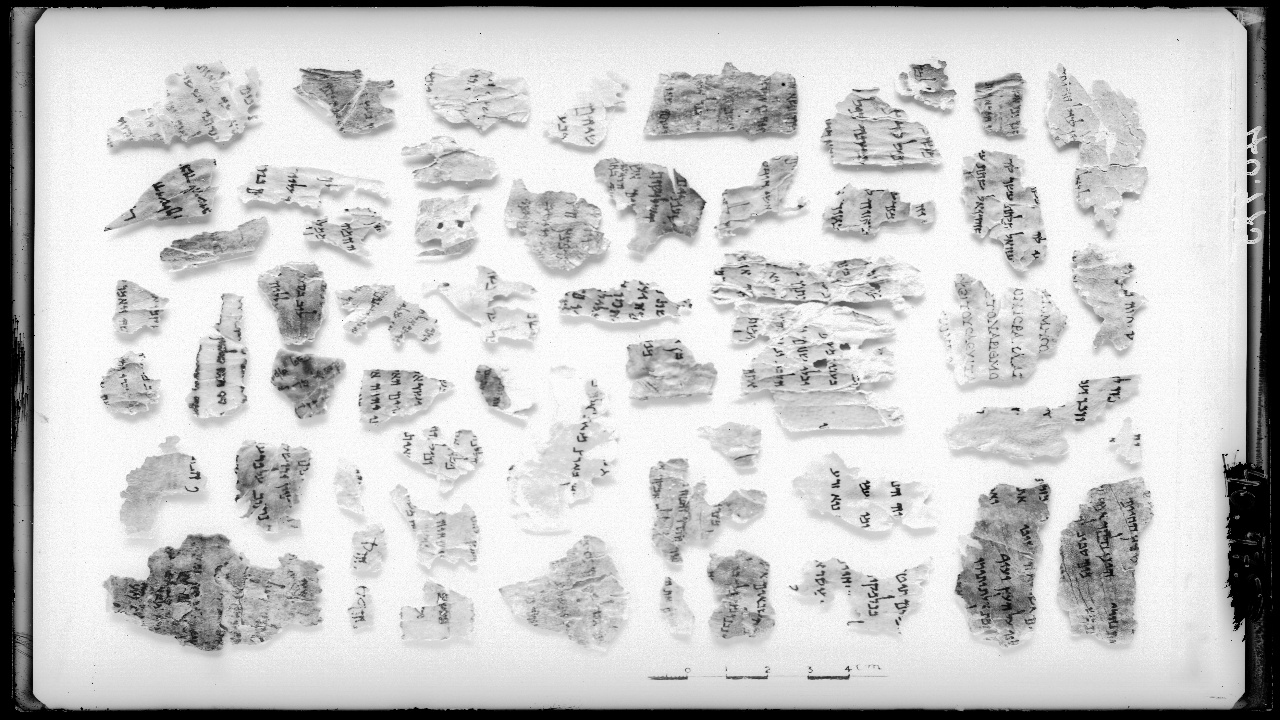
#> input picture Dead_Sea_Project/Image_Processing_Project/M40975-1-E.jpg, 1280 x 720 px
$ python with_watershed.py   (older library calls are emulated)
#> lines starting #> are read from the running program, lines starting #| are printed output that depends on the picture; after the words box and inside, x2 and y2 are one past the last pixel; in counts of white or black regions, pixels touching at a corner belong together
import cv2
import numpy as np
from scipy import ndimage as ndi
from skimage.feature import peak_local_max
from skimage.segmentation import watershed
import matplotlib.pyplot as plt
import skimage.io
import skimage.color
import skimage.filters
import skimage.measure
from skimage.measure import label, regionprops, regionprops_table
from PIL import Image
from PIL import ImageFont
from PIL import ImageDraw

def apply_watershed_segmentation(original_filename, mask_filename):
    """
    Apply watershed segmentation to an image based on a binary mask.

    Parameters:
        original_filename (str): The filename of the original image (with its extension).
        mask_filename (str): The filename of the binary mask image (with its extension).

    Returns:
        None
    """
#> called with original_filename = 'M40975-1-E.jpg', mask_filename = 'mask_M40975-1-E.jpg'
    # Read and preprocess the image
    og_img = cv2.imread(original_filename)
#> og_img is the input picture: shape (720, 1280, 3); min 0, max 255, mean 201.3
    img = cv2.imread(mask_filename)
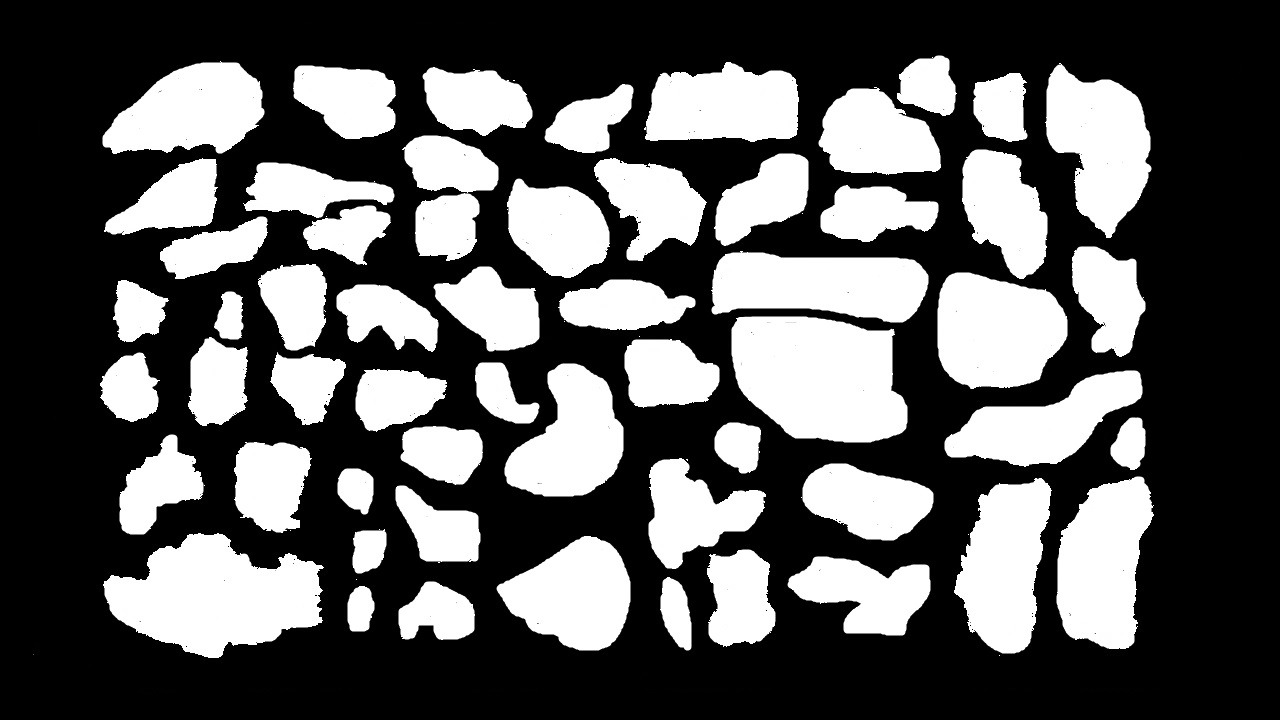
#> input picture Dead_Sea_Project/Image_Processing_Project/mask_M40975-1-E.jpg, 1280 x 720 px
#> img is the input picture: shape (720, 1280, 3); min 0, max 255, mean 92

    gray = cv2.cvtColor(img, cv2.COLOR_BGR2RGB)
    filtro = cv2.pyrMeanShiftFiltering(img, 20, 40)
    gray = cv2.cvtColor(filtro, cv2.COLOR_BGR2GRAY)
    gray = np.invert(gray)
    _, thresh = cv2.threshold(gray, 0, 255, cv2.THRESH_BINARY_INV + cv2.THRESH_OTSU)
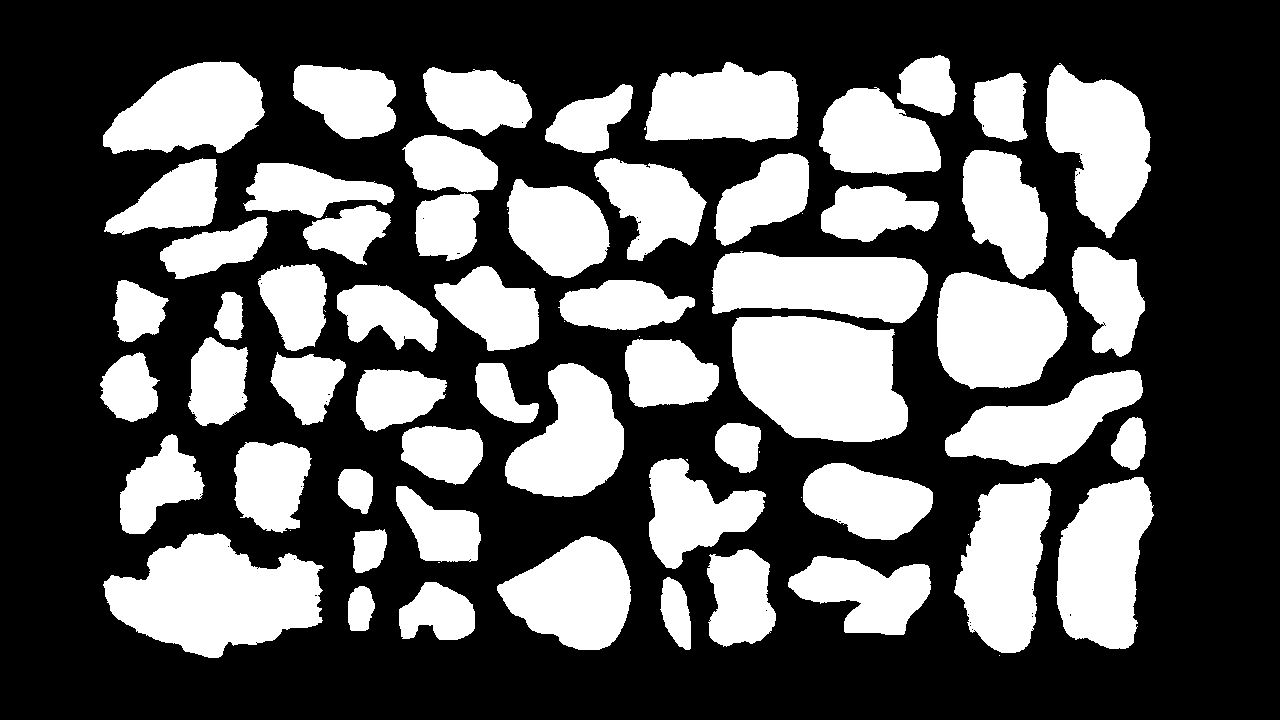
#> thresh: shape (720, 1280); 36% white; 73 white regions (16 under 20 px)

    # Find and process contours
    contornos, _ = cv2.findContours(thresh, cv2.RETR_EXTERNAL, cv2.CHAIN_APPROX_SIMPLE)
#> contornos = 73 contours, 16 with area under 20; largest, box (x1, y1, x2, y2) and area: (732, 316, 908, 442) 17560, (103, 533, 324, 658) 17237, (937, 272, 1068, 389) 11826, (1056, 477, 1154, 649) 11816, (711, 251, 928, 323) 11608
    buracos = []
    for con in contornos:
        area = cv2.contourArea(con)
        if area > 30:
            buracos.append(con)
#> this loop made 73 passes
#> area on passes 2, 3, 4, 6, 7, 8, 10, 12, 14, 15, 16, 17: 909, 3038, 1473, 6790, 4998.5, 9951.5, 17237, 1129, 3786, 11308.5, 11815.5, 1175
#> after the loop, buracos = 57 contours; largest, box (x1, y1, x2, y2) and area: (732, 316, 908, 442) 17560, (103, 533, 324, 658) 17237, (937, 272, 1068, 389) 11826, (1056, 477, 1154, 649) 11816, (711, 251, 928, 323) 11608
    gray = np.invert(gray)
    cv2.drawContours(thresh, buracos, -1, 255, -1)
#> thresh: shape (720, 1280); 36% white; 73 white regions (16 under 20 px), largest, box (x1, y1, x2, y2) and area: (732, 316, 908, 442) 17811, (103, 533, 324, 658) 17540, (1056, 477, 1154, 649) 12039

    # Perform distance transform and watershed segmentation
    dist = ndi.distance_transform_edt(thresh)
    dist_visual = dist.copy()

    local_max = peak_local_max(dist, indices=False, min_distance=30, labels=thresh)
#> local_max: shape (720, 1280) bool; 0.01% white in thin lines or dots, all inside (x1, y1, x2, y2) = (127, 83, 1130, 616)
    markers = ndi.label(local_max, structure=np.ones((3, 3)))[0]
#> markers: shape (720, 1280) int32; 63 distinct labels, from 0 to 62
    labels = watershed(-dist, markers, mask=thresh)
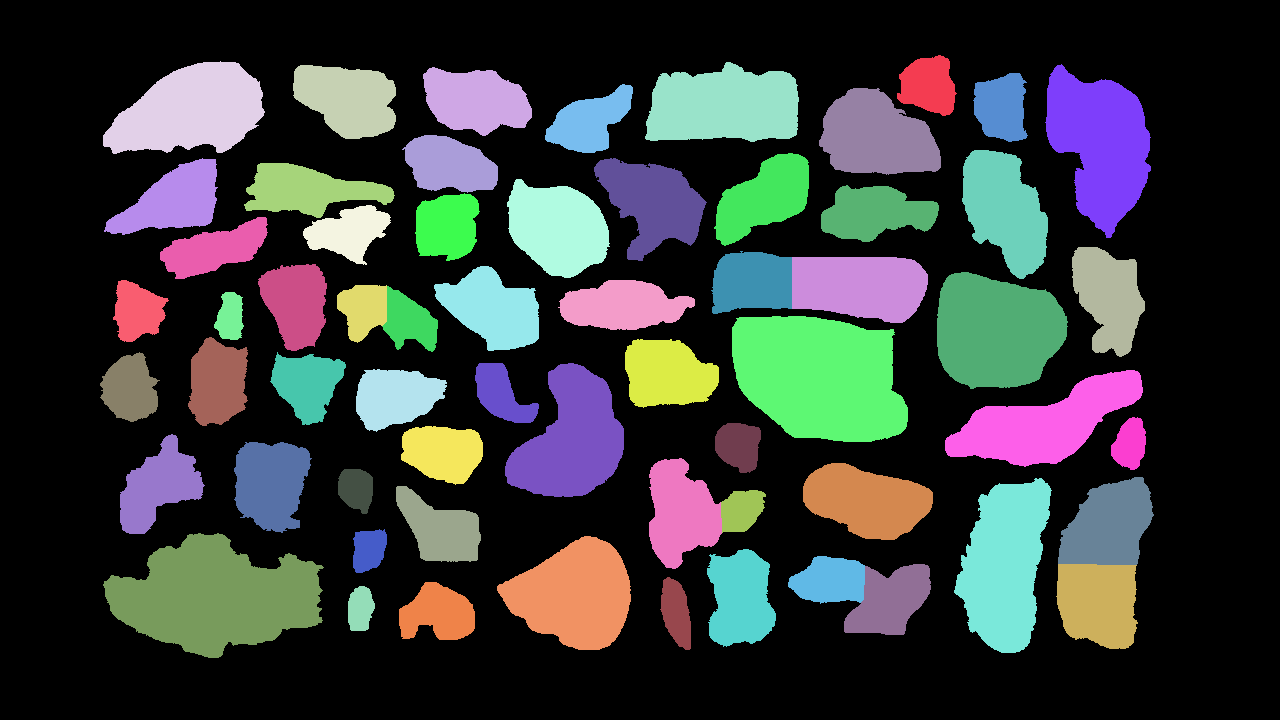
#> labels: shape (720, 1280) int32; 63 distinct labels, from 0 to 62; one colour per label, 0 black

    # Get centroid coordinates for the regions
    props = regionprops_table(labels, properties=('centroid', 'axis_major_length', 'axis_minor_length'))
#> props = 4 items
    coord_tuples = [(y, x) for x, y in zip(props['centroid-0'], props['centroid-1'])]
#> coord_tuples = 62 pairs, first value 129.6 to 1129.6, second value 85.04 to 613

    # Draw text labels on the original image and save the result
    draw(original_filename, coord_tuples)

    # Plot the segmented images
    plot_segmented_images([og_img, thresh, dist_visual, labels], ["Original image", "Contours", "Distance Transform", "Watershed"])

def draw(img_name, tuples_list):
    """
    Draw text labels on the image based on a list of centroid coordinates.

    Parameters:
        img_name (str): The filename of the image on which the text labels will be drawn.
        tuples_list (list): A list of tuples representing the centroid coordinates of connected components.

    Returns:
        None
    """
#> called with img_name = 'M40975-1-E.jpg'
    img = Image.open(img_name)
    draw = ImageDraw.Draw(img)
    for i, coord in enumerate(tuples_list):
        draw.text(coord, str(i + 1), (255, 0, 0))  # Draw text label with red color
#> this loop made 62 passes
#> coord on passes 1 to 12: (928.2, 85.04), (475.4, 100.2), (347.2, 98.6), (190.5, 110.4), (723.6, 105.5), (1001, 106.8), (1099.6, 143.6), (589.4, 121.1), (876.2, 136), (449.2, 164.5), (307.1, 189.6), (763.5, 197.4)
    img.save('with_watershed_result.jpg')
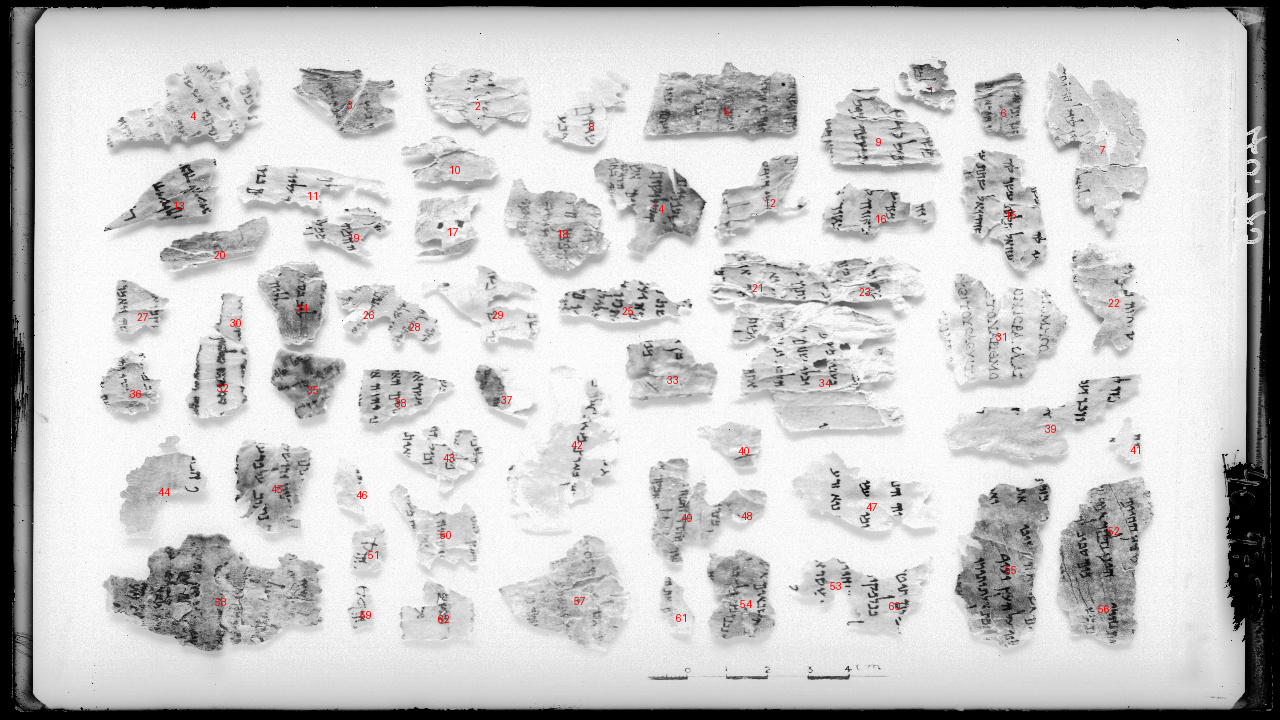
#> saved as with_watershed_result.jpg: PIL image 1280x720 RGB; mean R, G, B 201.4, 200.9, 200.9

def plot_segmented_images(images_list, titles_list):
    """
    Plot multiple images with corresponding titles in a 2x2 grid.

    Parameters:
        images_list (list): A list of images to be plotted.
        titles_list (list): A list of titles for each image.

    Returns:
        None
    """
    fig = plt.gcf()
    fig.set_size_inches(16, 12)
    for i in range(4):
        plt.subplot(2, 2, i + 1)
        if (i == 3):
            cmap = "jet"
        else:
            cmap = "gray"
        plt.imshow(images_list[i], cmap=cmap)
        plt.title(titles_list[i])
        plt.xticks([]), plt.yticks([])
    plt.show()

if __name__ == '__main__':
    # Example usage
    original_image_filename = "M40975-1-E.jpg"
    mask_filename = "mask_M40975-1-E.jpg"
    apply_watershed_segmentation(original_image_filename, mask_filename)
